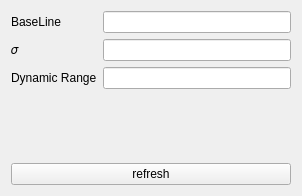
<?xml version="1.0" encoding="UTF-8"?>
<ui version="4.0">
 <class>DarkSpectrum</class>
 <widget class="QWidget" name="DarkSpectrum">
  <property name="geometry">
   <rect>
    <x>0</x>
    <y>0</y>
    <width>302</width>
    <height>196</height>
   </rect>
  </property>
  <property name="windowTitle">
   <string>DarkSpectrum</string>
  </property>
  <layout class="QGridLayout" name="gridLayout">
   <item row="0" column="0">
    <layout class="QFormLayout" name="formLayout">
     <item row="0" column="0">
      <widget class="QLabel" name="labelBaseLine">
       <property name="text">
        <string>BaseLine</string>
       </property>
      </widget>
     </item>
     <item row="0" column="1">
      <widget class="QLineEdit" name="lineEditBaseLine"/>
     </item>
     <item row="1" column="0">
      <widget class="QLabel" name="labelRMS">
       <property name="text">
        <string>𝜎</string>
       </property>
      </widget>
     </item>
     <item row="1" column="1">
      <widget class="QLineEdit" name="lineEditRMS"/>
     </item>
     <item row="2" column="0">
      <widget class="QLabel" name="label">
       <property name="text">
        <string>Dynamic Range</string>
       </property>
      </widget>
     </item>
     <item row="2" column="1">
      <widget class="QLineEdit" name="lineEditDR"/>
     </item>
    </layout>
   </item>
   <item row="1" column="0">
    <widget class="QPushButton" name="btnRefresh">
     <property name="text">
      <string>refresh</string>
     </property>
    </widget>
   </item>
  </layout>
 </widget>
 <resources/>
 <connections/>
</ui>
